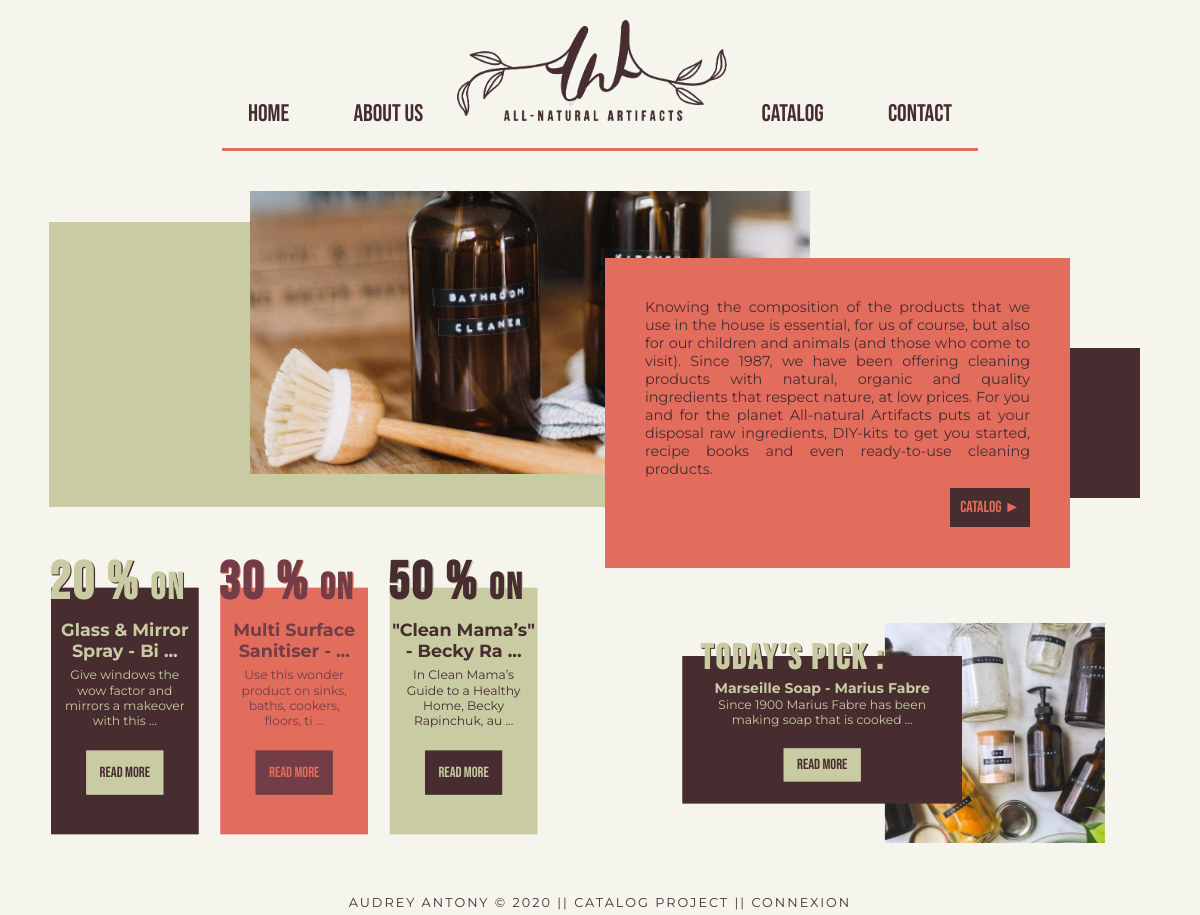
The page / on the database its author committed.
### tables this page shows
CREATE TABLE IF NOT EXISTS `product` (
  `id_product` INT(10) UNSIGNED NOT NULL AUTO_INCREMENT,
  `name_product` VARCHAR(100) NOT NULL,
  `description_product` TINYTEXT NOT NULL,
  `price_product` DECIMAL(7,2) NOT NULL,
  `discount_product` TINYINT(3) UNSIGNED NOT NULL,
  `discount_start_date_product` TIMESTAMP NULL DEFAULT CURRENT_TIMESTAMP,
  `discount_end_date_product` TIMESTAMP NULL DEFAULT CURRENT_TIMESTAMP,
  `promoted_product` TINYINT(3) NULL DEFAULT NULL,
  `instock_product` TINYINT(3) NULL DEFAULT NULL,
  PRIMARY KEY (`id_product`));

### controller/user/home.user.controller.php (called while the page is built)
<?php
include dirname(dirname(__DIR__)) . DIRECTORY_SEPARATOR . 'model' . DIRECTORY_SEPARATOR . 'home.user.model.php';
$C1 = fetchClearance1($db);
$C2 = fetchClearance2($db);
$C3 = fetchClearance3($db);
$POTD = fetchPOTD($db);
include dirname(dirname(__DIR__)) . DIRECTORY_SEPARATOR . 'view' . DIRECTORY_SEPARATOR . 'user' . DIRECTORY_SEPARATOR . 'home.user.view.php';

### model/home.user.model.php (called while the page is built)
<?php
function fetchClearance1($db){
    $query = "SELECT id_product, LEFT(name_product, 25) as name, LEFT(description_product, 60) as descr, discount_product as discount FROM product WHERE discount_product > 0 LIMIT 1;";
    $result = mysqli_query($db, $query);
    return mysqli_fetch_assoc($result);
}
function fetchClearance2($db){
    $query = "SELECT id_product, LEFT(name_product, 25) as name, LEFT(description_product, 60) as descr, discount_product as discount FROM product WHERE discount_product > 0 LIMIT 1 OFFSET 1;";
    $result = mysqli_query($db, $query);
    return mysqli_fetch_assoc($result);
}
function fetchClearance3($db){
    $query = "SELECT id_product, LEFT(name_product, 25) as name, LEFT(description_product, 60) as descr, discount_product as discount FROM product WHERE discount_product > 0 LIMIT 1 OFFSET 2;";
    $result = mysqli_query($db, $query);
    return mysqli_fetch_assoc($result);
}
function fetchPOTD($db){
    $query = "SELECT id_product, name_product as name, LEFT(description_product, 60) as descr FROM product WHERE promoted_product = 1 LIMIT 1;";
    $result = mysqli_query($db, $query);
    return mysqli_fetch_assoc($result);
}

### view/user/home.user.view.php (the view, shortened to what this page needs)
<section id="welcome">
    <div>
        <img src="img/looks/bckc.jpg" alt="Cleaning-Products">
    </div>
    <div id="welcome-text">
        <p>Knowing the composition of the products that we use in the house is essential, for us of course, but also for our children and animals (and those who come to visit). Since 1987, we have been offering cleaning products with natural, organic and quality ingredients that respect nature, at low prices. For you and for the planet All-natural Artifacts puts at your disposal raw ingredients, DIY-kits to get you started, recipe books and even ready-to-use cleaning products.</p>
        <a href="?page=catalog"><button>Catalog ►</button></a>
    </div>
</section>
<section id="clearance-potd">
    <div class="clearance">
        <div class="burgundy">
            <h3><?=$C1['discount']?> % <span>on</span></h3>
            <h4><?=$C1['name']?> ...</h4>
            <p><?=$C1['descr']?> ...</p>
            <a href="?product=<?=$C1['id_product']?>"><button class="anis">Read more</button></a>
        </div>
        <div class="terracotta">
            <h3><?=$C2['discount']?> % <span>on</span></h3>
            <h4><?=$C2['name']?> ...</h4>
            <p><?=$C2['descr']?> ...</p>
            <a href="?product=<?=$C2['id_product']?>"><button class="salmon">Read more</button></a>
        </div>
        <div class="anis">
            <h3><?=$C3['discount']?> % <span>on</span></h3>
            <h4><?=$C3['name']?> ...</h4>
            <p><?=$C3['descr']?> ...</p>
            <a href="?product=<?=$C3['id_product']?>"><button class="burgundy">Read more</button></a>
        </div>
    </div>
    <div class="potd">
        <div class="burgundy">
            <h3>Today's Pick :</h3>
            <h4><?=$POTD['name']?></h4>
            <p><?=$POTD['descr']?> ...</p>
            <a href="?product=<?=$POTD['id_product']?>"><button class="anis">Read more</button></a>
        </div>
        <div></div>
    </div>
</section>

### public/css/user.style.css (style rules this page uses)
* { font-family: 'Montserrat', sans-serif; margin: 0 auto; padding: 0; }
body { width: 100%; background-color: #f5f5ee; text-align: center; }
#welcome { width: 60%; max-width: 700px; max-height: 380px; margin: 40px auto 0 auto; text-align: left; display: inline-block; }
#welcome div img { max-width: 70%; max-height: 400px; box-shadow: -190px 32px 0 1px #c9cba3; display: inline; }
#welcome #welcome-text { width: 45%; min-height: 280px; background-color: #E26d5c; padding: 40px; float: right; position: relative; bottom: 290px; left: 120px; }
#welcome #welcome-text p { font-size: 1.1em; padding-bottom: 5px; color: #472d30; text-align: justify; }
#welcome #welcome-text a button { font-family: 'Bebas Neue', sans-serif; font-size: 1.2em; background-color: #472d30; padding: 10px; border: none; color: #E26d5c; position: absolute; right: 40px; margin-bottom: 20px; cursor: pointer; }
@media screen and (min-width: 970px) and (max-width: 1330px) { #welcome div img { max-width: 80%; box-shadow: -200px 32px 0 1px #c9cba3; } }
@media screen and (min-width: 970px) and (max-width: 1330px) { #welcome #welcome-text { width: 55%; min-height: 230px; bottom: 220px; } }
@media screen and (min-width: 970px) and (max-width: 1330px) { #welcome #welcome-text p { font-size: 0.9em; padding-bottom: 10px; } }
@media screen and (min-width: 970px) and (max-width: 1330px) { #welcome #welcome-text a button { font-size: 1em; } }
#clearance-potd { width: 70%; margin: 50px auto 50px auto; min-height: 140px; position: relative; bottom: 10px; display: flex; flex-wrap: wrap; flex-direction: row; justify-content: space-between; align-items: center; align-content: space-between; transform: scale(1.1); }
#clearance-potd .clearance { display: flex; flex-wrap: wrap; flex-direction: row; justify-content: space-between; flex: 0 0 auto; }
#clearance-potd .potd { display: flex; flex-wrap: wrap; flex-direction: row; justify-content: space-between; flex: 0 0 auto; }
#clearance-potd .clearance div { width: 130px; height: 220px; flex: 0 0 auto; margin: 10px; position: relative; bottom: 20px; }
#clearance-potd .potd div { width: 50px; height: 50px; flex: 0 0 auto; margin: 10px; }
#clearance-potd .potd div:first-child { width: 250px; height: 130px; position: relative; left: 50px; top: 30px; z-index: 1; }
#clearance-potd .potd div:last-child { width: 200px; height: 200px; float: right; position: relative; right: 40px; background-image: url("../img/looks/random.jpg"); background-size: contain; }
.terracotta { background-color: #E26d5c; color: #723d46; border: 2px solid #E26d5c; text-shadow: 1px 1px #E26d5c; }
.salmon { background-color: #723d46; color: #E26d5c; border: 2px solid #723d46; text-shadow: 1px 1px #723d46; }
.anis { background-color: #c9cba3; color: #472d30; border: 2px solid #c9cba3; text-shadow: 1px 1px #c9cba3; }
.burgundy { background-color: #472d30; color: #c9cba3; border: 2px solid #472d30; text-shadow: 1px 1px #472d30; }
#clearance-potd .clearance div h3 { font-family: 'Bebas Neue', sans-serif; font-size: 3em; letter-spacing: 2px; position: relative; bottom: 35px; right: 7px; }
#clearance-potd .clearance div h3 span { font-size: 0.7em; font-family: 'Bebas Neue', sans-serif; }
#clearance-potd .clearance div h4 { position: relative; bottom: 30px; }
#clearance-potd .clearance div p { position: relative; bottom: 25px; font-size: 0.7em; padding: 0 10px; }
#clearance-potd .clearance div a button { font-family: 'Bebas Neue', sans-serif; padding: 10px; margin-top:-5px; cursor: pointer; }
#clearance-potd .potd div h3 { font-family: 'Bebas Neue', sans-serif; font-size: 2em; letter-spacing: 2px; position: relative; bottom: 19px; right: 27px; }
#clearance-potd .potd div h4 { position: relative; bottom: 19px; font-size: 0.8em; margin: 0 10px; }
#clearance-potd .potd div p { position: relative; bottom: 19px; font-size: 0.7em; margin: 0 10px -15px 10px; }
#clearance-potd .potd div a button { font-family: 'Bebas Neue', sans-serif; padding: 5px 10px; margin-top: 15px; cursor: pointer; }
@media screen and (min-width: 1080px) and (max-width: 1370px) { #clearance-potd { width: 90%; bottom: 10px; } }

### rows shown on the page
product: discount_product "20"
product: discount_product "30"
product: discount_product "50"
product: name_product "Marseille Soap - Marius Fabre"

### other values the page prints
$C1['name'] "Glass & Mirror Spray - Bi"
$C1['descr'] "Give windows the wow factor and mirrors a makeover with this"
$C2['name'] "Multi Surface Sanitiser -"
$C2['descr'] "Use this wonder product on sinks, baths, cookers, floors, ti"
$C3['name'] "\"Clean Mama’s\" - Becky Ra"
$C3['descr'] "In Clean Mama’s Guide to a Healthy Home, Becky Rapinchuk, au"
$POTD['descr'] "Since 1900 Marius Fabre has been making soap that is cooked"
